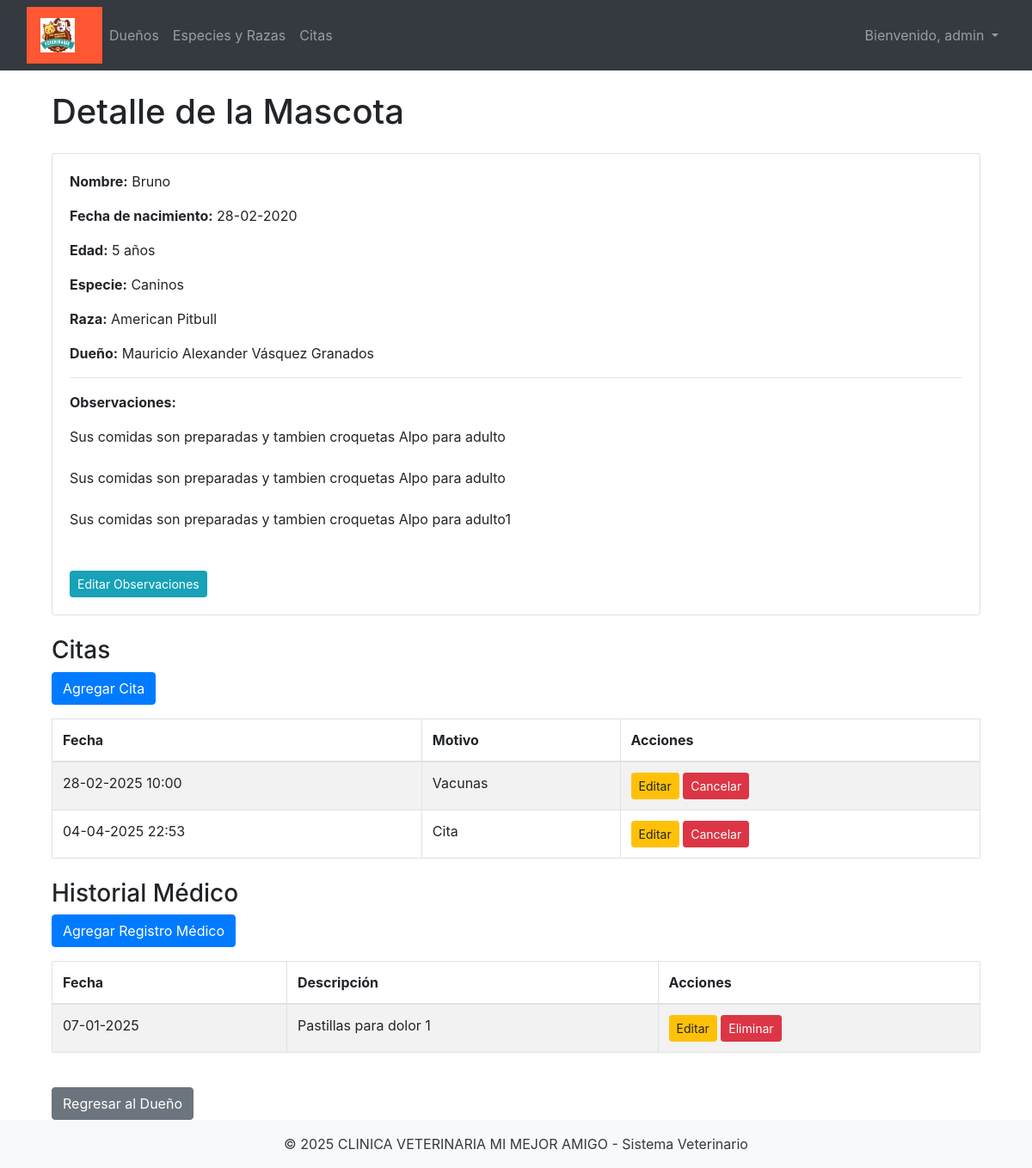
/pet/1 (signed in), run on the app's committed database.
### app/models/config.py (models this page shows)
class ClinicConfig(db.Model):
    __tablename__ = 'clinic_config'
    id = db.Column(db.Integer, primary_key=True)
    clinic_name = db.Column(db.String(100), nullable=False)
    logo_url = db.Column(db.String(255), nullable=True)
    primary_color = db.Column(db.String(7), nullable=True)
    secondary_color = db.Column(db.String(7), nullable=True)
    welcome_message = db.Column(db.String(255), nullable=True)

### app/models/user.py (models this page shows, shortened)
class User(UserMixin, db.Model):
    id = db.Column(db.Integer, primary_key=True)
    username = db.Column(db.String(64), unique=True, nullable=False)
    email = db.Column(db.String(120), unique=True, nullable=False)
    password_hash = db.Column(db.String(128), nullable=False)
    role = db.Column(db.String(20), nullable=False, default='asistente')  # Por defecto, rol "asistente"

### app/models/pet.py (models this page shows, shortened)
class Pet(db.Model):
    id = db.Column(db.Integer, primary_key=True)
    name = db.Column(db.String(50), nullable=False)
    birth_date = db.Column(db.Date, nullable=False)
    observations = db.Column(db.Text, nullable=True)
    species_id = db.Column(db.Integer, db.ForeignKey('species.id'), nullable=False)
    breed_id = db.Column(db.Integer, db.ForeignKey('breed.id'), nullable=False)
    owner_id = db.Column(db.Integer, db.ForeignKey('owner.id'), nullable=False)
    medical_records = db.relationship('MedicalRecord', backref='pet', lazy=True)
    appointments = db.relationship('Appointment', backref='pet', lazy=True)
    species = db.relationship('Species', backref='pets', lazy=True)
    breed = db.relationship('Breed', backref='pets', lazy=True)
    def calculate_age(self):
        today = date.today()
        age = today.year - self.birth_date.year - ((today.month, today.day) < (self.birth_date.month, self.birth_date.day))
        return age

### app/models/species.py (models this page shows, shortened)
class Species(db.Model):
    id = db.Column(db.Integer, primary_key=True)
    name = db.Column(db.String(50), unique=True, nullable=False)
    breeds = db.relationship('Breed', backref='species', lazy=True, cascade="all, delete-orphan")

### app/models/breed.py (models this page shows, shortened)
class Breed(db.Model):
    id = db.Column(db.Integer, primary_key=True)
    name = db.Column(db.String(50), nullable=False)
    species_id = db.Column(db.Integer, db.ForeignKey('species.id', ondelete='CASCADE', name='fk_breed_species'), nullable=False)

### app/models/owner.py (models this page shows, shortened)
class Owner(db.Model):
    id = db.Column(db.Integer, primary_key=True)
    name = db.Column(db.String(100), nullable=False)
    phone = db.Column(db.String(20), nullable=False)
    email = db.Column(db.String(100), nullable=True)
    pets = db.relationship('Pet', backref='owner', lazy=True)

### app/models/appointment.py (models this page shows, shortened)
class Appointment(db.Model):
    id = db.Column(db.Integer, primary_key=True)
    date = db.Column(db.DateTime, nullable=False, default=datetime.utcnow)
    reason = db.Column(db.String(200), nullable=False)
    pet_id = db.Column(db.Integer, db.ForeignKey('pet.id', ondelete='CASCADE'), nullable=False)

### app/models/medical_record.py (models this page shows, shortened)
class MedicalRecord(db.Model):
    id = db.Column(db.Integer, primary_key=True)
    date = db.Column(db.Date, nullable=False, default=datetime.utcnow)
    description = db.Column(db.Text, nullable=False)
    pet_id = db.Column(db.Integer, db.ForeignKey('pet.id'), nullable=False)

### app/routes.py (the view)
@main.route('/pet/<int:pet_id>')
@login_required
def pet_detail(pet_id):
    return render_template('pet_detail.html', pet=Pet.query.get_or_404(pet_id), title="Detalle de Mascota")

### app/__init__.py (called while the page is built)
@login_manager.user_loader
def load_user(user_id):
    from app.models.user import User
    return User.query.get(int(user_id))

def create_app():
    app = Flask(__name__)
    app.config.from_object('config.Config')
    db.init_app(app)
    login_manager.init_app(app)
    mail.init_app(app)
    migrate.init_app(app, db)
    from app.models.config import ClinicConfig
    from app.routes import main
    app.register_blueprint(main)
    from app.auth.routes import auth
    app.register_blueprint(auth, url_prefix='/auth')
    @app.context_processor
    def inject_clinic_config():
        config = ClinicConfig.query.first()
        return dict(config=config)
    return app

### app/templates/pet_detail.html
{% extends "base.html" %}
{% block content %}
<div class="container mt-4">
    <h1 class="mb-4">Detalle de la Mascota</h1>
    <div class="card mb-4">
        <div class="card-body">
            <p><strong>Nombre:</strong> {{ pet.name }}</p>
            <p><strong>Fecha de nacimiento:</strong> {{ pet.birth_date.strftime('%d-%m-%Y') }}</p>
            <p><strong>Edad:</strong> {{ pet.calculate_age() }} años</p>
            <p><strong>Especie:</strong> {{ pet.species.name }}</p>
            <p><strong>Raza:</strong> {{ pet.breed.name }}</p>
            <p><strong>Dueño:</strong> {{ pet.owner.name }}</p>
			<hr>
            <p><strong>Observaciones:</strong></p>
            {% if pet.observations %}
                <p>{{ pet.observations | replace('\n', '<br>') | safe }}</p>
            {% else %}
                <p class="text-muted">No hay observaciones registradas.</p>
            {% endif %}
            <a href="{{ url_for('main.edit_pet', pet_id=pet.id) }}" class="btn btn-sm btn-info mt-2">Editar Observaciones</a>
        </div>
    </div>
    <h3>Citas</h3>
    <a href="{{ url_for('main.add_appointment', pet_id=pet.id) }}" class="btn btn-primary mb-3">Agregar Cita</a>
    {% if pet.appointments %}
        <table class="table table-bordered table-striped">
            <thead>
                <tr>
                    <th>Fecha</th>
                    <th>Motivo</th>
                    <th>Acciones</th>
                </tr>
            </thead>
            <tbody>
                {% for appointment in pet.appointments %}
                <tr>
                    <td>{{ appointment.date.strftime('%d-%m-%Y %H:%M') }}</td>
                    <td>{{ appointment.reason }}</td>
                    <td>
                        <a href="{{ url_for('main.edit_appointment', appointment_id=appointment.id) }}" class="btn btn-warning btn-sm">Editar</a>
                        <a href="{{ url_for('main.delete_appointment', appointment_id=appointment.id) }}" class="btn btn-danger btn-sm">Cancelar</a>
                    </td>
                </tr>
                {% endfor %}
            </tbody>
        </table>
    {% else %}
        <p class="text-danger">No hay citas registradas para esta mascota.</p>
    {% endif %}
    <h3 class="mt-4">Historial Médico</h3>
    <a href="{{ url_for('main.add_medical_record', pet_id=pet.id) }}" class="btn btn-primary mb-3">Agregar Registro Médico</a>
    {% if pet.medical_records %}
        <table class="table table-bordered table-striped">
            <thead>
                <tr>
                    <th>Fecha</th>
                    <th>Descripción</th>
                    <th>Acciones</th>
                </tr>
            </thead>
            <tbody>
                {% for record in pet.medical_records %}
                <tr>
                    <td>{{ record.date.strftime('%d-%m-%Y') }}</td>
                    <td>{{ record.description }}</td>
                    <td>
                        <a href="{{ url_for('main.edit_medical_record', record_id=record.id) }}" class="btn btn-warning btn-sm">Editar</a>
                        <a href="{{ url_for('main.delete_medical_record', record_id=record.id) }}" class="btn btn-danger btn-sm">Eliminar</a>
                    </td>
                </tr>
                {% endfor %}
            </tbody>
        </table>
    {% else %}
        <p class="text-danger">No hay registros médicos para esta mascota.</p>
    {% endif %}
    <a href="{{ url_for('main.owner_detail', id=pet.owner_id) }}" class="btn btn-secondary mt-4">Regresar al Dueño</a>
</div>
{% endblock %}

### app/templates/base.html (shortened to what this page needs)
<!DOCTYPE html>
<html lang="es">
<head>
  <link rel="stylesheet" href="{{ url_for('static', filename='css/bootstrap.min.css') }}">
  <link rel="stylesheet" href="{{ url_for('static', filename='css/intlTelInput.min.css') }}">
</head>
<body>
<nav class="navbar navbar-expand-lg navbar-dark bg-dark">
	<div class="container-fluid">
    <nav class="navbar" style="background-color: {{ config.primary_color }};">
		<a class="navbar-brand" href="/">
			<img src="{{ config.logo_url }}" alt="Logo" height="40">
		</a>
	</nav>
    <div class="collapse navbar-collapse justify-content-between" id="navbarNav">
      <ul class="navbar-nav">
        <li class="nav-item">
          <a class="nav-link" href="{{ url_for('main.list_owners') }}">Dueños</a>
        </li>
        <li class="nav-item">
          <a class="nav-link" href="{{ url_for('main.list_species') }}">Especies y Razas</a>
        </li>
        <li class="nav-item">
          <a class="nav-link" href="{{ url_for('main.appointments') }}">Citas</a>
        </li>
      </ul>
      <ul class="navbar-nav">
        {% if current_user.is_authenticated %}
        <li class="nav-item dropdown">
          <a class="nav-link dropdown-toggle" href="#" id="userDropdown" role="button" data-bs-toggle="dropdown"
            aria-expanded="false">
            Bienvenido, {{ current_user.username }}
          </a>
        </li>
        {% else %}
        <li class="nav-item">
          <a class="nav-link" href="{{ url_for('auth.login') }}">Iniciar Sesión</a>
        </li>
        {% endif %}
      </ul>
    </div>
  </div>
</nav>
  <div class="container mt-4 flex-grow-1">
    {% block content %}{% endblock %}
  </div>
  <footer class="bg-light text-center text-dark py-3">
    <p class="mb-0">© 2025 {{ config.clinic_name }} - Sistema Veterinario</p>
  </footer>
</body>
</html>

### data on the page
ClinicConfig: logo_url (picture), clinic_name "CLINICA VETERINARIA MI MEJOR AMIGO"
User: username "admin"
Pet: name "Bruno", birth_date "28-02-2020", calculate_age "5", observations "Sus comidas son preparadas y tambien croquetas Alpo para adulto Sus comidas son preparadas y tambien croquetas Alpo para adulto Sus comidas son preparadas y tambien croquetas Alpo para adulto1"
Species: species.name "Caninos"
Breed: breed.name "American Pitbull"
Owner: owner.name "Mauricio Alexander Vásquez Granados"
Appointment: date "28-02-2025 10:00", reason "Vacunas"
Appointment: date "04-04-2025 22:53", reason "Cita"
MedicalRecord: date "07-01-2025", description "Pastillas para dolor 1"
